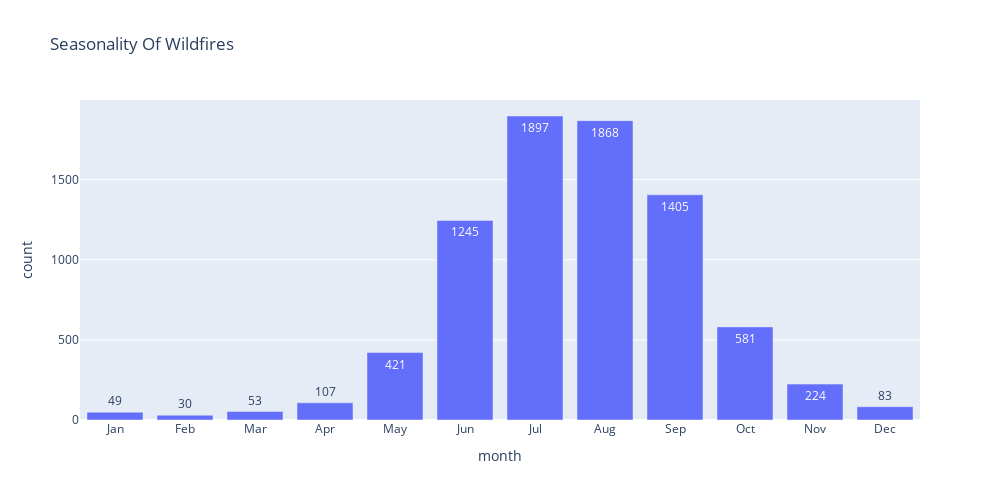

Notebook code for this chart:
### Code cell
# some data wrangling
df_4 = pd.read_csv('wildfires_grouped_task4.csv')
df_4 = df_4.groupby('month').sum()
df_4.reset_index(inplace=True)

fig = px.bar(df_task3, x="month", y="count", title="Seasonality Of Wildfires",
            height=500,
            width=1000,
            text_auto=True,
            category_orders={'cause': order_list},
            )
fig.update_xaxes(tickvals=np.arange(1,13), ticktext=['Jan', 'Feb', 'Mar',
                                                   'Apr', 'May', 'Jun',
                                                   'Jul', 'Aug', 'Sep',
                                                   'Oct', 'Nov', 'Dec'])

fig.show()

### Figure 1 — Plotly figure (JSON) as saved in the notebook; plotly's stock layout.template omitted (floating-point values rounded to 4 significant figures)
{"data": [{"alignmentgroup": "True", "hovertemplate": "month=%{x}<br>count=%{y}<extra></extra>", "legendgroup": "", "marker": {"color": "#636efa", "pattern": {"shape": ""}}, "name": "", "offsetgroup": "", "orientation": "v", "showlegend": false, "textposition": "auto", "texttemplate": "%{y}", "type": "bar", "x": [1, 2, 3, 4, 5, 6, 7, 8, 9, 10, 11, 12], "xaxis": "x", "y": [49, 30, 53, 107, 421, 1245, 1897, 1868, 1405, 581, 224, 83], "yaxis": "y"}], "layout": {"barmode": "relative", "height": 500, "legend": {"tracegroupgap": 0}, "title": {"text": "Seasonality Of Wildfires"}, "width": 1000, "xaxis": {"anchor": "y", "autorange": true, "domain": [0, 1], "range": [0.5, 12.5], "ticktext": ["Jan", "Feb", "Mar", "Apr", "May", "Jun", "Jul", "Aug", "Sep", "Oct", "Nov", "Dec"], "tickvals": [1, 2, 3, 4, 5, 6, 7, 8, 9, 10, 11, 12], "title": {"text": "month"}, "type": "linear"}, "yaxis": {"anchor": "x", "autorange": true, "domain": [0, 1], "range": [0, 1997.0], "title": {"text": "count"}, "type": "linear"}}}
